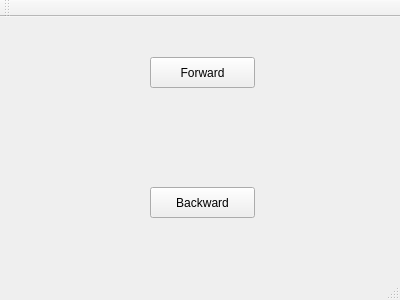
<?xml version="1.0" encoding="UTF-8"?>
<ui version="4.0">
 <class>MainWindow</class>
 <widget class="QMainWindow" name="MainWindow">
  <property name="geometry">
   <rect>
    <x>0</x>
    <y>0</y>
    <width>400</width>
    <height>300</height>
   </rect>
  </property>
  <property name="windowTitle">
   <string>MainWindow</string>
  </property>
  <widget class="QWidget" name="centralWidget">
   <widget class="QPushButton" name="pushButton_Forward">
    <property name="geometry">
     <rect>
      <x>150</x>
      <y>40</y>
      <width>105</width>
      <height>31</height>
     </rect>
    </property>
    <property name="text">
     <string>Forward</string>
    </property>
   </widget>
   <widget class="QPushButton" name="pushButton_Backward">
    <property name="geometry">
     <rect>
      <x>150</x>
      <y>170</y>
      <width>105</width>
      <height>31</height>
     </rect>
    </property>
    <property name="text">
     <string>Backward</string>
    </property>
   </widget>
   <widget class="QLabel" name="label_State">
    <property name="geometry">
     <rect>
      <x>170</x>
      <y>110</y>
      <width>73</width>
      <height>23</height>
     </rect>
    </property>
    <property name="text">
     <string/>
    </property>
   </widget>
  </widget>
  <widget class="QMenuBar" name="menuBar">
   <property name="geometry">
    <rect>
     <x>0</x>
     <y>0</y>
     <width>400</width>
     <height>29</height>
    </rect>
   </property>
  </widget>
  <widget class="QToolBar" name="mainToolBar">
   <attribute name="toolBarArea">
    <enum>TopToolBarArea</enum>
   </attribute>
   <attribute name="toolBarBreak">
    <bool>false</bool>
   </attribute>
  </widget>
  <widget class="QStatusBar" name="statusBar"/>
 </widget>
 <layoutdefault spacing="6" margin="11"/>
 <resources/>
 <connections/>
</ui>
